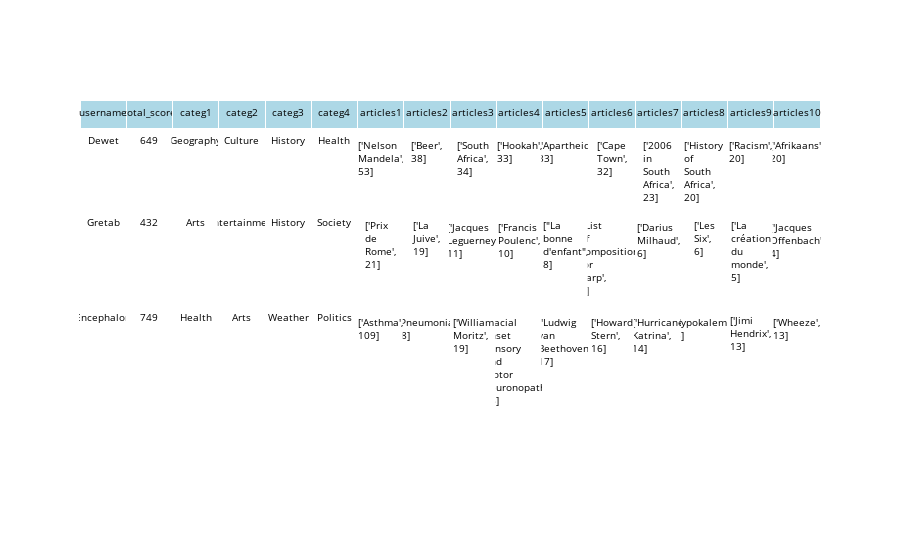

The code cell stored with this chart in its notebook:
### Code cell
from src.scripts.TallulaPlots import *
tableau()

### Figure 1 — Plotly figure (JSON) as saved in the notebook; plotly's stock layout.template omitted (floating-point values rounded to 4 significant figures)
{"data": [{"cells": {"align": "center", "fill": {"color": "white"}, "font": {"color": "black", "size": 10}, "values": [["Dewet", "Gretab", "Encephalon"], [649, 432, 749], ["Geography", "Arts", "Health"], ["Culture", "Entertainment", "Arts"], ["History", "History", "Weather"], ["Health", "Society", "Politics"], ["['Nelson Mandela', 53]", "['Prix de Rome', 21]", "['Asthma', 109]"], ["['Beer', 38]", "['La Juive', 19]", "['Pneumonia', 48]"], ["['South Africa', 34]", "['Jacques Leguerney', 11]", "['William Moritz', 19]"], ["['Hookah', 33]", "['Francis Poulenc', 10]", "['Facial onset sensory and motor neuronopathy', 18]"], ["['Apartheid', 33]", "[\"La bonne d'enfant\", 8]", "['Ludwig van Beethoven', 17]"], ["['Cape Town', 32]", "['List of compositions for harp', 6]", "['Howard Stern', 16]"], ["['2006 in South Africa', 23]", "['Darius Milhaud', 6]", "['Hurricane Katrina', 14]"], ["['History of South Africa', 20]", "['Les Six', 6]", "['Hypokalemia', 13]"], ["['Racism', 20]", "['La création du monde', 5]", "['Jimi Hendrix', 13]"], ["['Afrikaans', 20]", "['Jacques Offenbach', 4]", "['Wheeze', 13]"]]}, "header": {"align": "center", "fill": {"color": "lightblue"}, "font": {"color": "black", "size": 10}, "values": ["username", "total_score", "categ1", "categ2", "categ3", "categ4", "articles1", "articles2", "articles3", "articles4", "articles5", "articles6", "articles7", "articles8", "articles9", "articles10"]}, "type": "table"}], "layout": {"autosize": true}}
